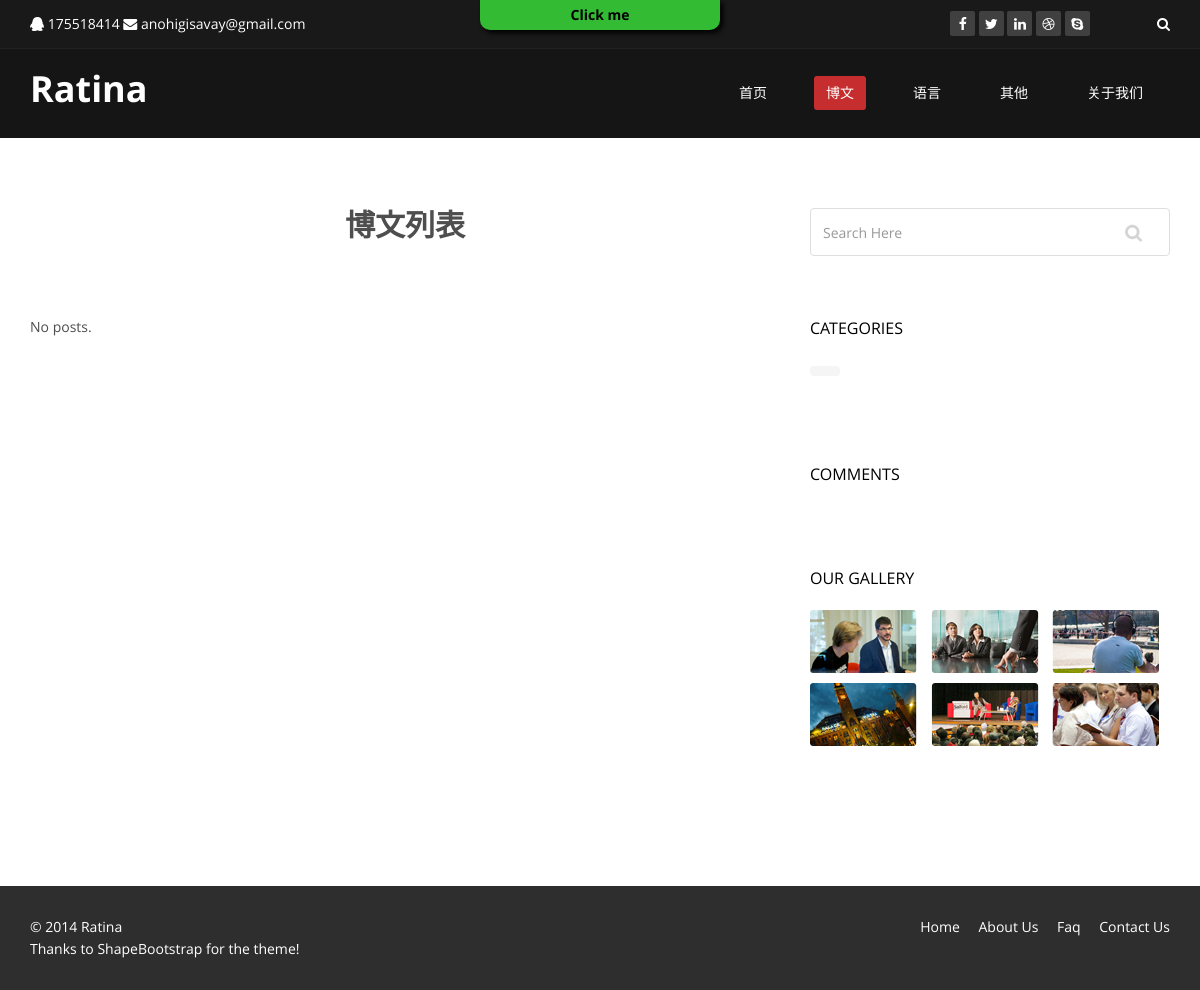
/blog/, run on an earlier commit of the app's database.
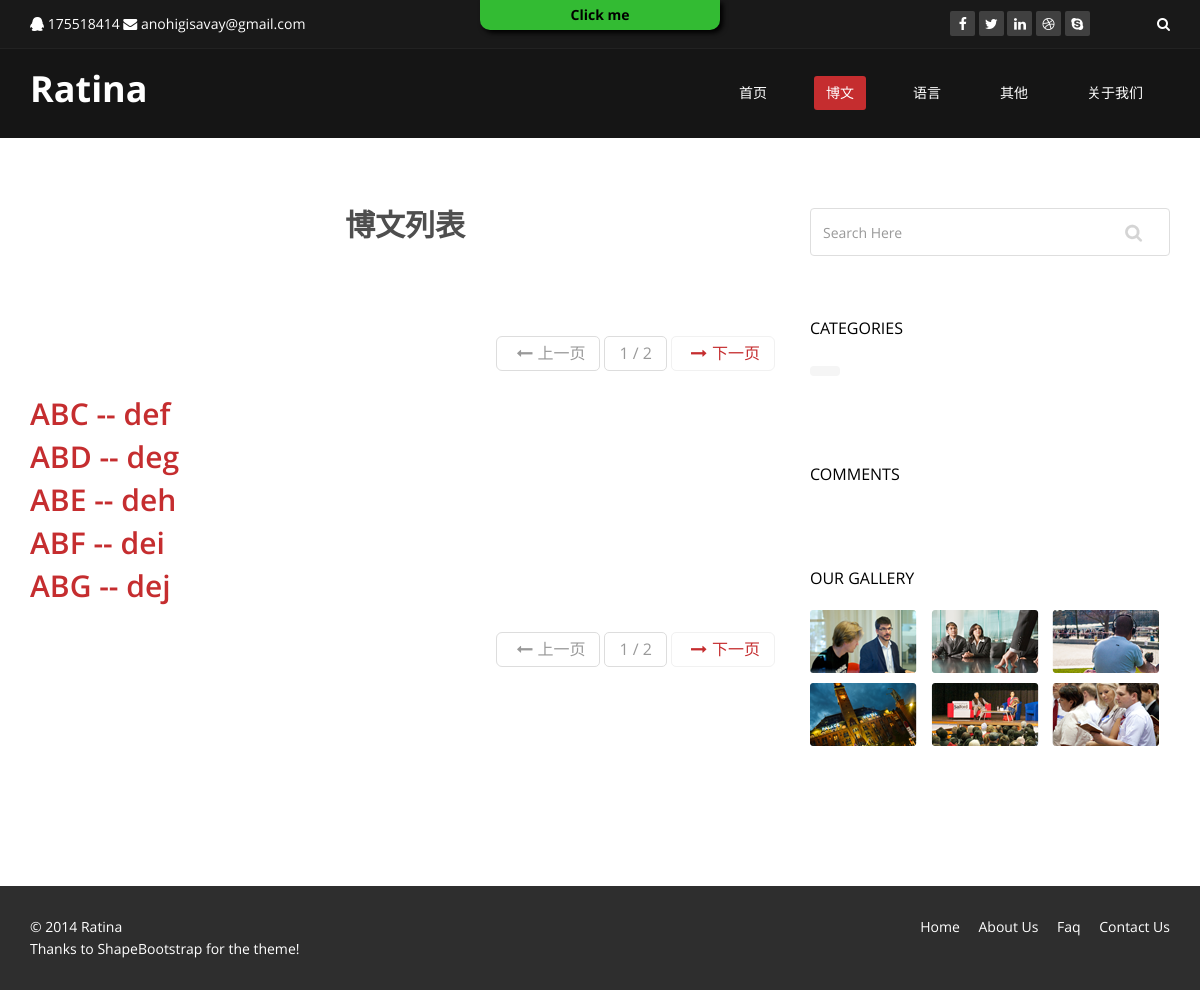
And on a later commit of the database.
### blog/models.py (models this page shows, shortened)
class Post(models.Model):
    title = models.CharField(max_length=255)
    subtitle = models.CharField(max_length=255)
    author = models.ForeignKey('Author')
    content = MarkdownField()
    date = models.DateTimeField(auto_now_add=True)
    modified_date = models.DateTimeField(auto_now=True)

### blog/views.py (the view)
class IndexView(ListView):
    template_name = 'blog/list.djhtml'
    model = Post
    def get_queryset(self):
        post_list = Post.objects.all()
        paginator = Paginator(post_list, 5)
        page = self.kwargs.get('page')
        try:
            posts = paginator.page(page)
        except PageNotAnInteger:
            posts = paginator.page(1)
        except EmptyPage:
            posts = paginator.page(paginator.num_pages)
        return posts

### utils/context_processors.py (called while the page is built)
def app_name(request):
    return {"app_name": resolve(request.path).app_name}

### templates/blog/list.djhtml (shortened to what this page needs)
{% extends "blog/index.djhtml" %}
{% load captureas %}
{% load django_markdown %}
{% load staticfiles %}
{% block blog_content %}
    <div class="center">
        <h2>博文列表</h2>
    </div>
    <div class="home">
        {% if object_list %}
            <div class="text-right">
                {% include "include/paginator.djhtml" with page=object_list only %}
            </div>
            <div class="posts">
                {% for post in object_list %}
                    <h2>
                        <a href="{% url "blog:detail" pk=post.pk %}">{{ post.title }}{% if post.subtitle %} -- {{ post.subtitle }}{% endif %}</a>
                    </h2>
                {% endfor %}
            </div>
            <div class="text-right">
                {% include "include/paginator.djhtml" with page=object_list only %}
            </div>
        {% else %}
            No posts.
        {% endif %}
    </div>
{% endblock %}

### templates/blog/index.djhtml (shortened to what this page needs)
{% extends "base.djhtml" %}
{% load staticfiles %}
{% block content %}
    <section id="blog" class="container">
        <div class="blog">
            <div class="row">
                <div class="col-md-8 wow fadeInDown">
                    <div class="blog-item">
                        <div class="row">
                            <div class="col-xs-12 col-sm-12 blog-content">
                                {% block blog_content %}
                                {% endblock %}
                            </div>
                        </div>
                    </div>
                </div>
                <aside class="col-md-4">
                    <div class="widget search">
                        <form role="form">
                            <input type="text" class="form-control search_box" autocomplete="off" placeholder="Search Here">
                        </form>
                    </div>
                    <div class="widget categories">
                        <h3>Categories</h3>
                        <div class="row">
                            <div class="col-sm-6">
                                <ul class="blog_category">
                                    <li><a href="/categories/{{ category | first }}">{{ category | first }}</a></li>
                                </ul>
                            </div>
                        </div>
                    </div>
    			    <div class="widget categories">
                        <h3>Comments</h3>
                    </div>
    			    <div class="widget blog_gallery">
                        <h3>Our Gallery</h3>
                        <ul class="sidebar-gallery">
                            <li><a href="#"><img src="{% static "images/blog/gallery1.png" %}" alt="" /></a></li>
                            <li><a href="#"><img src="{% static "images/blog/gallery2.png" %}" alt="" /></a></li>
                            <li><a href="#"><img src="{% static "images/blog/gallery3.png" %}" alt="" /></a></li>
                            <li><a href="#"><img src="{% static "images/blog/gallery4.png" %}" alt="" /></a></li>
                            <li><a href="#"><img src="{% static "images/blog/gallery5.png" %}" alt="" /></a></li>
                            <li><a href="#"><img src="{% static "images/blog/gallery6.png" %}" alt="" /></a></li>
                        </ul>
                    </div>
    		    </aside>
            </div>
        </div>
    </section>
{% endblock %}

### templates/base.djhtml (shortened to what this page needs)
{% load staticfiles %}
<!DOCTYPE html>
<html lang="en">
<head>
    <link href="{% static "css/bootstrap.min.css" %}" rel="stylesheet">
    <link href="{% static "css/font-awesome.min.css" %}" rel="stylesheet">
    <link href="{% static "css/animate.min.css" %}" rel="stylesheet">
    <link href="{% static "css/prettyPhoto.css" %}" rel="stylesheet">
    <link href="{% static "css/main.css" %}" rel="stylesheet">
    <link href="{% static "css/responsive.css" %}" rel="stylesheet">
    <link href="{% static "css/syntax.css" %}" rel="stylesheet">
</head>
<body class="homepage">
<div class="top-banner">
    <div class="top-banner-handle-container">
        <div class="top-banner-handle center-block">
            Click me
        </div>
    </div>
</div>
    <header id="header">
        <div class="top-bar">
            <div class="container">
                <div class="row">
                    <div class="col-sm-6 col-xs-4">
                        <div class="top-number"><p><i class="fa fa-qq"></i>  175518414 <i class="fa fa-envelope"></i> <a class="white-link" href="mailto:anohigisavay@gmail.com">anohigisavay@gmail.com</a></p></div>
                    </div>
                    <div class="col-sm-6 col-xs-8">
                       <div class="social">
                            <ul class="social-share">
                                <li><a href="#"><i class="fa fa-facebook"></i></a></li>
                                <li><a href="#"><i class="fa fa-twitter"></i></a></li>
                                <li><a href="#"><i class="fa fa-linkedin"></i></a></li>
                                <li><a href="#"><i class="fa fa-dribbble"></i></a></li>
                                <li><a href="#"><i class="fa fa-skype"></i></a></li>
                            </ul>
                            <div class="search">
                                <form role="form">
                                    <input type="text" class="search-form" autocomplete="off" placeholder="Search">
                                    <i class="fa fa-search"></i>
                                </form>
                           </div>
                       </div>
                    </div>
                </div>
            </div>
        </div>
        <nav class="navbar navbar-inverse" role="banner">
            <div class="container">
                <div class="navbar-header">
                    <a class="navbar-brand" href="/#"><strong>Ratina</strong></a>
                </div>
                <div class="collapse navbar-collapse navbar-right">
                    <ul class="nav navbar-nav">
                        <li id="index"{% if app_name == 'home' %} class="active"{% endif %}><a href="/#">首页</a></li>
                        <li id="blog"{% if app_name == "blog"%} class="active"{% endif %}><a href="/blog">博文</a></li>
                        <li id="lang"{% if app_name == "lang"%} class="active"{% endif %}><a href="/lang">语言</a></li>
                        <li id="others"{% if app_name == "others"%} class="active"{% endif %}><a href="/others">其他</a></li>
                        <li id="about"{% if appname == "about"%} class="active"{% endif %}><a href="/about">关于我们</a></li>
                    </ul>
                </div>
            </div>
        </nav>
    </header>
    {% block content %}{% endblock %}
    <footer id="footer" class="midnight-blue">
        <div class="container">
            <div class="row">
                <div class="col-sm-8">
                    <div>&copy; 2014 Ratina</div>
                    <div>Thanks to <a href="http://shapebootstrap.net">ShapeBootstrap</a> for the theme!</div>
                </div>
                <div class="col-sm-4">
                    <ul class="pull-right">
                        <li><a href="#">Home</a></li>
                        <li><a href="#">About Us</a></li>
                        <li><a href="#">Faq</a></li>
                        <li><a href="#">Contact Us</a></li>
                    </ul>
                </div>
            </div>
        </div>
    </footer>
</body>
</html>

### templates/include/paginator.djhtml
{% if page %}
    <ul class="pagination pagination-lg">
        {% if page.has_previous %}
            <li>
                <a href="?page={{ page.previous_page_number }}"><i class="fa fa-long-arrow-left"></i>上一页</a>
            </li>
        {% else %}
            <li class="disabled">
                <a href="#"><i class="fa fa-long-arrow-left"></i>上一页</a>
            </li>
        {% endif %}
        <li class="disabled"><a aria-hidden="true">{{ page.number }} / {{ page.paginator.num_pages }}</a></li>
        {% if page.has_next %}
            <li>
                <a href="?page={{ page.next_page_number }}"><i class="fa fa-long-arrow-right"></i>下一页</a>
            </li>
        {% else %}
            <li class="disabled">
                <a href="#"><i class="fa fa-long-arrow-right"></i>下一页</a>
            </li>
        {% endif %}
    </ul>
{% endif %}

### static/css/main.css (style rules this page uses)
body { background: #fff; font-family: 'Open Sans', sans-serif; color:#4e4e4e; line-height: 22px; }
h1, h2, h3, h4, h5, h6 { font-weight: 600; font-family: 'Open Sans', sans-serif; color:#4e4e4e; }
h2 { font-size: 20px; }
h3 { font-size: 16px; color: #787878; font-weight: 400; line-height: 24px; }
a { color: #c52d2f; -webkit-transition: color 300ms, background-color 300ms; -moz-transition: color 300ms, background-color 300ms; -o-transition: color 300ms, background-color 300ms; transition: color 300ms, background-color 300ms; }
.center h2 { font-size: 36px; margin-top: 0; margin-bottom: 20px; }
body > section { padding: 70px 0; }
.center { text-align: center; padding-bottom: 55px; }
#header .search { display: inline-block; }
.navbar>.container .navbar-brand { margin-left: 0; }
.top-bar { padding: 10px 0; background: #191919; border-bottom: 1px solid #222; line-height: 28px; }
.top-number { color: #fff; }
.top-number p { margin: 0 }
.social { text-align: right; }
.social-share { display: inline-block; list-style: none; padding: 0; margin: 0; }
ul.social-share li { display: inline-block; }
ul.social-share li a { display: inline-block; color: #fff; background: #404040; width: 25px; height: 25px; line-height: 25px; text-align: center; border-radius: 2px; }
.search i { color: #fff; }
input.search-form { background: transparent; border: 0 none; width: 60px; padding: 0 10px; color: #FFF; -webkit-transition: all 400ms; -moz-transition: all 400ms; -ms-transition: all 400ms; -o-transition: all 400ms; transition: all 400ms; }
.navbar-brand { padding: 0; margin:0; }
.navbar { border-radius: 0; margin-bottom: 0; background: #151515; padding: 15px 0; padding-bottom: 0; }
.navbar-nav { margin-top: 12px; }
.navbar-nav>li { margin-left: 35px; padding-bottom: 28px; }
.navbar-inverse .navbar-nav > li > a { padding: 5px 12px; margin: 0; border-radius: 3px; color: #fff; line-height: 24px; display: inline-block; }
.navbar-inverse { border: none; }
.navbar-inverse .navbar-brand { font-size: 36px; line-height: 50px; color: #fff; }
.navbar-inverse .navbar-nav > .active > a, .navbar-inverse .navbar-nav > .active > a:hover, .navbar-inverse .navbar-nav > .active > a:focus, .navbar-inverse .navbar-nav > .open > a, .navbar-inverse .navbar-nav > .open > a:hover, .navbar-inverse .navbar-nav > .open > a:focus { background-color: #c52d2f; color: #fff; }
.navbar-inverse .navbar-collapse, .navbar-inverse .navbar-form { border-top: 0; padding-bottom: 0; }
.widget { margin-bottom: 60px; padding-left: 0; }
.widget h3 { color: #000; text-transform: uppercase; margin-bottom: 20px; }
.blog_category { list-style:none; margin:0; padding:0; }
.blog_category li { float:none; margin-bottom:20px; }
.blog_category li a { background:#f5f5f5; border-radius: 4px; color: #888; display: inline-block; padding: 5px 15px; }
.blog-item { border-radius: 0; overflow: hidden; margin-bottom: 50px; }
.blog .blog-item .blog-content { padding-bottom: 25px; }
.blog .blog-item .blog-content h2 { margin-top: 0; font-size: 30px; }
ul.pagination > li > a { border: 1px solid #F1F1F1; margin-right:5px; border-radius: 5px; font-size: 16px; padding: 5px 14px; }
ul.pagination > li > a i { margin-left:5px; margin-right:5px; }
.search_box { background-image: url("../images/search_icon.png"); background-position: 314px 15px; background-repeat: no-repeat; border-color: #DEDEDE; height: 48px; outline: medium none; box-shadow: none; }
ul.tag-cloud, ul.sidebar-gallery { list-style: none; padding: 0; margin: 0; }
.sidebar-gallery li { display: inline-block; margin: 0 10px 10px 0; }
.sidebar-gallery li a { border-radius: 4px; display: inline-block; }
#footer { padding-top: 30px; padding-bottom: 30px; color: #fff; background: #2e2e2e; }
#footer a { color: #fff; }
#footer ul { list-style: none; padding: 0; margin: 0; }
#footer ul > li { display: inline-block; margin-left: 15px; }
.top-banner { position: relative; top: 0px; text-align: center; color: #000000; z-index: 4400; width: 100%; }
.top-banner .top-banner-handle-container { position: absolute; width: 100%; font-weight: bold; }
.top-banner .top-banner-handle { background-color: #33bb33; box-shadow: 3px 3px 5px #000000; border-radius: 0 0 10px 10px; max-width: 20%; padding: 4px; cursor: pointer; z-index: 4401; }
.white-link { color: #fff; }
.white-link:link { color: #fff; }

What changed in the data, as far as the page shows it:
added Post: title "ABC", subtitle "def"
added Post: title "ABD", subtitle "deg"
added Post: title "ABE", subtitle "deh"
added Post: title "ABF", subtitle "dei"
added Post: title "ABG", subtitle "dej"
Also different on the page:
{{ page.number }}: (not shown) → "1 1"
{{ page.paginator.num_pages }}: (not shown) → "2 2"
text no longer shown: "No posts."
text now shown: "上一页 上一页 / / 下一页 下一页"
